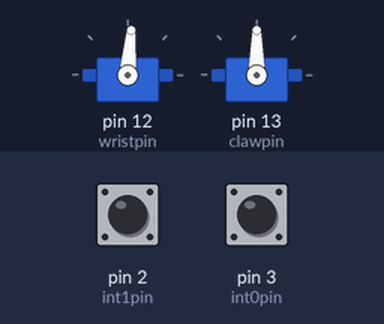
Simulated run of this sketch. Board: Arduino Leonardo, built with avr-gcc and run on an emulated ATmega32U4. Shown: 2 × servo. The test bench sets the inputs (shaded band); at power-on: pin 2 (int1pin) LOW, pin 3 (int0pin) LOW.

Above: at 1.2 s.
1.3 s: pin 2 (int1pin) pulsed HIGH 5 times (0.12 s each, 0.3 s apart)
At 3.5 s:
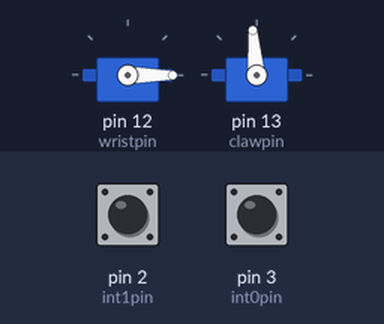
4.3 s: pin 3 (int0pin) pulsed HIGH 5 times (0.12 s each, 0.3 s apart)
At 4.57 s:
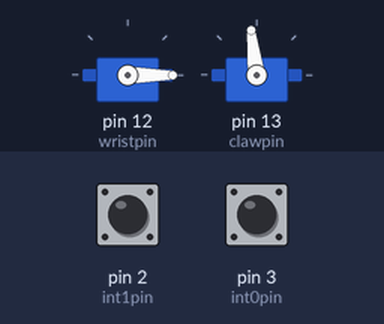
Timing chart, 0 to 7.3 s (numbered marks = the images above; inputs shaded):
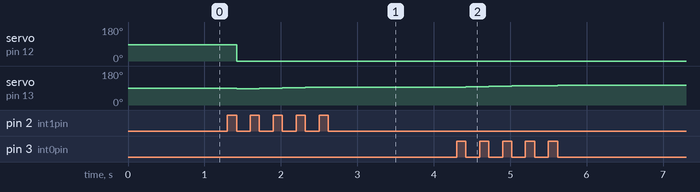

Measured:
- after the input at 1.3 s, servo on pin 12 (wristpin): 85° → 0° after 0.12 s; servo on pin 13 (clawpin): 90° → 87° after 0.12 s, → 89° 0.30 s later, → 91° 0.30 s later, → 93° 0.30 s later, … (5 changes in this stretch)
- after the input at 4.3 s, servo on pin 13 (clawpin): moves from 95° to 105° over 1.2 s, starting after 0.12 s

The sketch:

romeo_rc_servos_test.ino
```cpp
/*
Romeo RC Servos Test
Read RC signal pulse width by using interrupt then control servos of
SparkFun robot arm (https://www.sparkfun.com/products/11524 and  https://www.sparkfun.com/products/11674 )


DFRobot Romeo v2 has pin config like Leonardo - plan to take advantage of fact that Leonardo
  has 4 hardware interrupts for my 4 controller signals
For this test will use pin 3 (interrupt 0 - see http://www.arduino.cc/en/Reference/AttachInterrupt )
                   and pin 2 (interrupt 1)


Helpful resources:
http://gammon.com.au/interrupts
http://rcarduino.blogspot.com/2012/04/how-to-read-multiple-rc-channels-draft.html
http://rcarduino.blogspot.com/2012/01/how-to-read-rc-receiver-with.html
https://beyondszine.wordpress.com/2013/10/31/part-ii-all-pin-interrupt-method-for-rc-in-arduino/


*/

/***************************
To do:
clean up variable names


***************************/
#include <Servo.h>

Servo wrist;
Servo claw;

const int int0pin = 3; // interrupt 0 is on pin 3 for wrist (throttle on receiver)
const int int1pin = 2; // interrupt 1 is on pin 2 for claw (rudder on receiver)
const int wristpin = 12;
const int clawpin = 13;

volatile unsigned long wrist_pw0 = 0;   // volatile since will be in interrupt function
volatile unsigned long claw_pw1 = 0;
volatile unsigned long start0 = 0;
volatile unsigned long start1 = 0;
volatile boolean flag = false;
unsigned long wristpulse = 0;
unsigned long clawpulse = 0;

int clawangle = 85;
int clawminthresh = 1300; // threshold for closing claw; want dead zone in center
int clawmaxthresh = 1700; // threshold for opening claw
const int minclawangle = 35; // limit travel to protect servo
const int maxclawangle = 135;

void setup() {
  attachInterrupt(0, readint0, CHANGE);  // pin 3 on Romeo  __ signal for wrist
  attachInterrupt(1, readint1, CHANGE);  // pin 2            __ signal for claw
  wrist.attach(wristpin);
  claw.attach(clawpin);
  wrist.write(90); // starting position
  wrist.write(clawangle);
} // end setup()

void loop() {
  // use flag to see if there is actually a new signal; may need to use more specific flags in future
  if (flag){
    noInterrupts(); // pause interrupts so pw signals are read faithfully and not changed part way during assignment
    wristpulse = wrist_pw0;
    clawpulse = claw_pw1;
    flag = false;
    interrupts();   // there is a safer way to do this by saving and resorting settings register, but since I'm not using libraries should be OK

    wrist.writeMicroseconds(wristpulse);

    // for claw want to open/close base on stick, but then hold position
    if (clawpulse < clawminthresh){
      clawangle -= 2; // decrement by 2 degrees at a time
    }
    else if (clawpulse > clawmaxthresh){
      clawangle +=2;
    }
    clawangle = constrain(clawangle, minclawangle, maxclawangle);
    claw.write(clawangle);
  }
} // end loop()

void readint0() {
  // interrupt occurs on CHANGE - need to determine if now high (start of pulse) or low (end of pulse
  if(digitalRead(int0pin) == HIGH){
    start0 = micros();  // get time stamp for initiation of pulse
  }
  else{
    // pin must now be low - end of pulse; calculate pulse width
    wrist_pw0 = micros() - start0;
    flag = true;
  }
} // end readint0()

void readint1() {
  // interrupt occurs on CHANGE - need to determine if now high (start of pulse) or low (end of pulse
  if(digitalRead(int1pin) == HIGH){
    start1 = micros();  // get time stamp for initiation of pulse
  }
  else{
    // pin must now be low - end of pulse; calculate pulse width
    claw_pw1 = micros() - start1;
    flag = true;
  }
} // end readint1()
```
